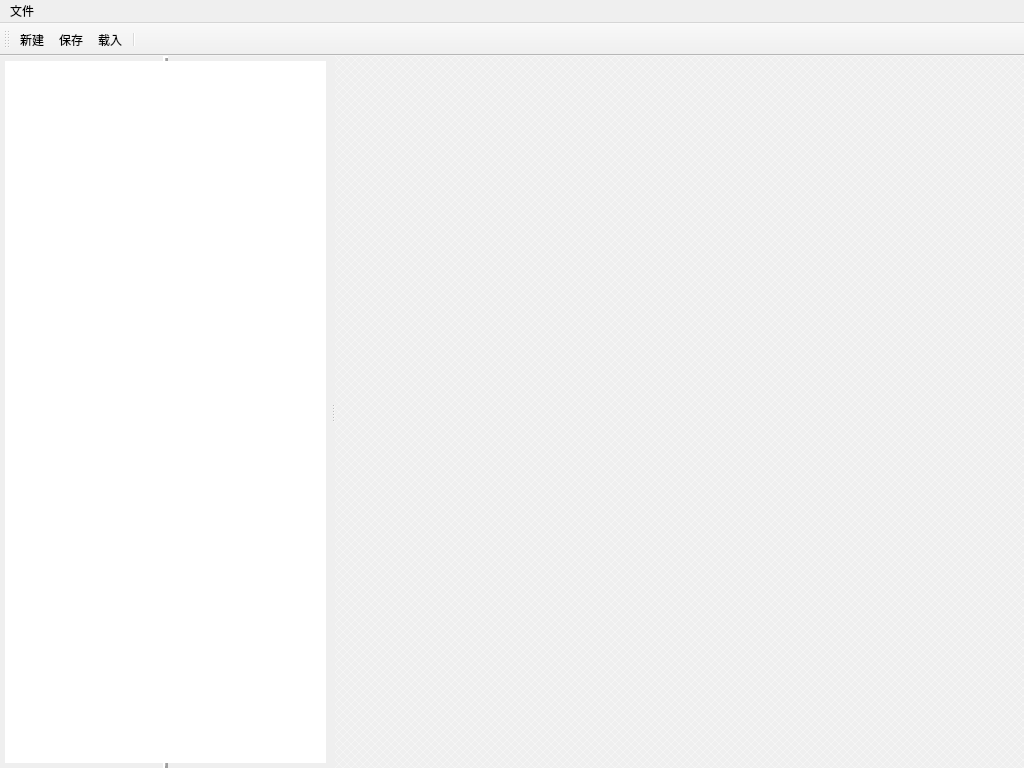
<?xml version="1.0" encoding="UTF-8"?>
<ui version="4.0">
 <class>MainWindow</class>
 <widget class="QMainWindow" name="MainWindow">
  <property name="geometry">
   <rect>
    <x>0</x>
    <y>0</y>
    <width>1024</width>
    <height>768</height>
   </rect>
  </property>
  <property name="windowTitle">
   <string>MainWindow</string>
  </property>
  <widget class="QWidget" name="centralWidget">
   <layout class="QGridLayout" name="gridLayout_2">
    <property name="leftMargin">
     <number>0</number>
    </property>
    <property name="topMargin">
     <number>0</number>
    </property>
    <property name="rightMargin">
     <number>0</number>
    </property>
    <property name="bottomMargin">
     <number>0</number>
    </property>
    <property name="spacing">
     <number>0</number>
    </property>
    <item row="0" column="0">
     <widget class="QSplitter" name="splitter">
      <property name="orientation">
       <enum>Qt::Horizontal</enum>
      </property>
      <widget class="QWidget" name="widget" native="true">
       <layout class="QGridLayout" name="gridLayout">
        <property name="leftMargin">
         <number>0</number>
        </property>
        <property name="topMargin">
         <number>0</number>
        </property>
        <property name="rightMargin">
         <number>0</number>
        </property>
        <property name="bottomMargin">
         <number>0</number>
        </property>
        <property name="spacing">
         <number>0</number>
        </property>
        <item row="0" column="0">
         <widget class="QTreeView" name="treeView">
          <property name="enabled">
           <bool>true</bool>
          </property>
          <property name="autoFillBackground">
           <bool>true</bool>
          </property>
          <property name="frameShape">
           <enum>QFrame::VLine</enum>
          </property>
          <property name="frameShadow">
           <enum>QFrame::Raised</enum>
          </property>
          <property name="lineWidth">
           <number>2</number>
          </property>
          <property name="midLineWidth">
           <number>1</number>
          </property>
          <property name="sizeAdjustPolicy">
           <enum>QAbstractScrollArea::AdjustIgnored</enum>
          </property>
          <property name="autoScrollMargin">
           <number>24</number>
          </property>
          <property name="uniformRowHeights">
           <bool>true</bool>
          </property>
          <property name="animated">
           <bool>true</bool>
          </property>
          <property name="wordWrap">
           <bool>true</bool>
          </property>
         </widget>
        </item>
       </layout>
      </widget>
      <widget class="QMdiArea" name="mdiArea">
       <property name="sizePolicy">
        <sizepolicy hsizetype="Preferred" vsizetype="Preferred">
         <horstretch>0</horstretch>
         <verstretch>0</verstretch>
        </sizepolicy>
       </property>
       <property name="background">
        <brush brushstyle="DiagCrossPattern">
         <color alpha="100">
          <red>255</red>
          <green>255</green>
          <blue>255</blue>
         </color>
        </brush>
       </property>
       <property name="viewMode">
        <enum>QMdiArea::SubWindowView</enum>
       </property>
      </widget>
     </widget>
    </item>
   </layout>
  </widget>
  <widget class="QMenuBar" name="menuBar">
   <property name="geometry">
    <rect>
     <x>0</x>
     <y>0</y>
     <width>1024</width>
     <height>23</height>
    </rect>
   </property>
   <widget class="QMenu" name="menu">
    <property name="title">
     <string>文件</string>
    </property>
    <addaction name="actionNew"/>
    <addaction name="actionSave"/>
    <addaction name="actionLoad"/>
   </widget>
   <addaction name="menu"/>
  </widget>
  <widget class="QToolBar" name="mainToolBar">
   <property name="mouseTracking">
    <bool>true</bool>
   </property>
   <property name="focusPolicy">
    <enum>Qt::TabFocus</enum>
   </property>
   <property name="contextMenuPolicy">
    <enum>Qt::DefaultContextMenu</enum>
   </property>
   <property name="autoFillBackground">
    <bool>true</bool>
   </property>
   <property name="toolButtonStyle">
    <enum>Qt::ToolButtonFollowStyle</enum>
   </property>
   <attribute name="toolBarArea">
    <enum>TopToolBarArea</enum>
   </attribute>
   <attribute name="toolBarBreak">
    <bool>false</bool>
   </attribute>
   <addaction name="actionNew"/>
   <addaction name="actionSave"/>
   <addaction name="actionLoad"/>
   <addaction name="separator"/>
  </widget>
  <action name="actionNew">
   <property name="text">
    <string>新建</string>
   </property>
   <property name="toolTip">
    <string>新建</string>
   </property>
  </action>
  <action name="actionSave">
   <property name="text">
    <string>保存</string>
   </property>
   <property name="toolTip">
    <string>保存</string>
   </property>
  </action>
  <action name="actionLoad">
   <property name="text">
    <string>载入</string>
   </property>
   <property name="toolTip">
    <string>载入</string>
   </property>
  </action>
 </widget>
 <layoutdefault spacing="6" margin="11"/>
 <resources/>
 <connections/>
</ui>
